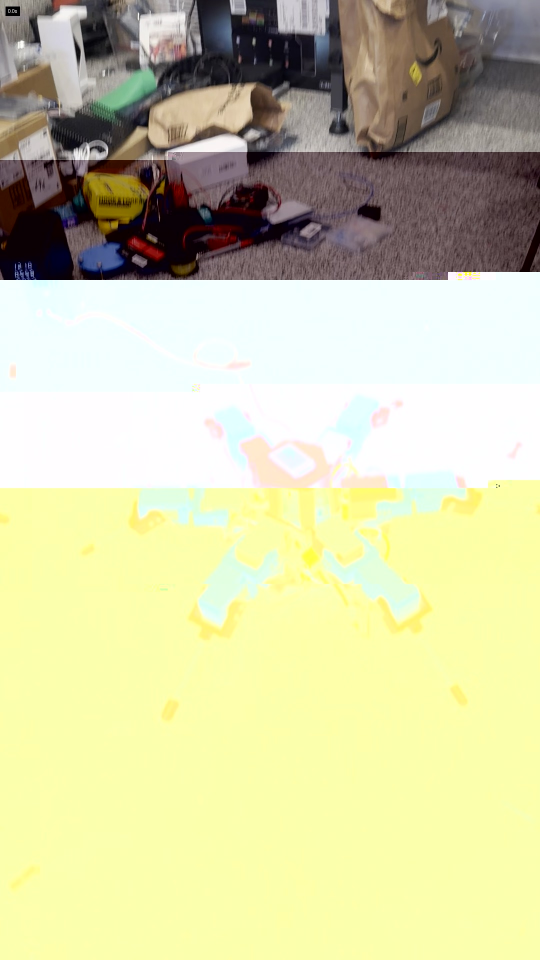
#> input picture hexapod_walker/prototype_sts3215/linux_control/artifacts/video_frames/IMG_3613_20260821_141654/IMG_3613_000.00s.jpg, 1080 x 1920 px (shown at 1/2 size)
$ python -i detect.py   (imports and definitions only)
#> lines starting #> are read from the running program, lines starting #| are printed output that depends on the picture; after the words box and inside, x2 and y2 are one past the last pixel; in counts of white or black regions, pixels touching at a corner belong together
#> further down, picture is the input picture: shape (1920, 1080, 3); mean B, G, R 165.6, 206.6, 207.3
"""Fast color-based hexapod detector for bench camera footage.

The robot is the only object in the bench scene that is a dense cluster of
red AND blue 3D-printed parts. Red alone (battery wires, tape measure) and
blue alone (tape on the floor sheet) both occur elsewhere, so the detector
scores connected regions of *red-blue proximity overlap*: dilate the red and
blue masks and look for places where both are present. Only the robot
produces a large overlap blob.

Runs at several hundred fps on a Mac CPU at the default work width.
"""

from dataclasses import dataclass

import cv2
import numpy as np

VERDICT_FULL = "full"          # robot found, bbox clear of frame edges
VERDICT_PARTIAL = "partial"    # robot found but touching a frame edge
VERDICT_NOT_VISIBLE = "not_visible"


@dataclass
class Detection:
    verdict: str
    # bbox in full-resolution pixel coords (x0, y0, x1, y1), or None
    box: tuple | None
    # overlap blob area in work-resolution pixels (confidence proxy)
    score: float


class RobotDetector:
    def __init__(
        self,
        work_width: int = 320,
        min_overlap_px: int = 40,
        edge_margin_frac: float = 0.015,
        sat_min: int = 110,
        val_min: int = 60,
    ):
        self.work_width = work_width
        self.min_overlap_px = min_overlap_px
        self.edge_margin_frac = edge_margin_frac
        self.sat_min = sat_min
        self.val_min = val_min
        # red/blue parts sit within ~1 body radius of each other
        self._prox_kernel = cv2.getStructuringElement(cv2.MORPH_ELLIPSE, (17, 17))
        self._grow_kernel = cv2.getStructuringElement(cv2.MORPH_ELLIPSE, (41, 41))
        self._open_kernel = cv2.getStructuringElement(cv2.MORPH_ELLIPSE, (3, 3))

    def masks(self, frame_bgr: np.ndarray) -> tuple[np.ndarray, np.ndarray, float]:
        """Red and blue masks at work resolution, plus the scale factor."""
        scale = self.work_width / frame_bgr.shape[1]
#> scale = 0.296
        small = cv2.resize(
            frame_bgr,
            (self.work_width, max(1, round(frame_bgr.shape[0] * scale))),
            interpolation=cv2.INTER_AREA,
        )
        hsv = cv2.cvtColor(small, cv2.COLOR_BGR2HSV)
#> hsv: shape (569, 320, 3); mean H, S, V 66.9, 64.5, 211.6
        h, s, v = hsv[..., 0], hsv[..., 1], hsv[..., 2]
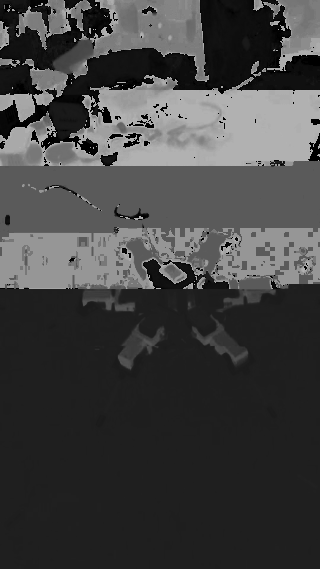
#> h: shape (569, 320); min 0, max 179, mean 66.9
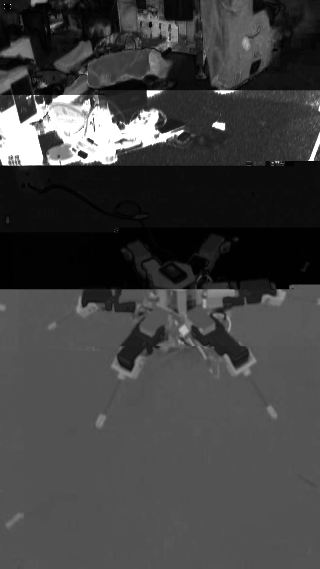
#> s: shape (569, 320); min 0, max 255, mean 64.5
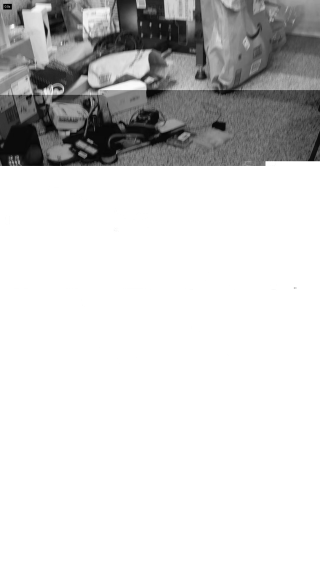
#> v: shape (569, 320); min 1, max 255, mean 211.6
        sv = (s > self.sat_min) & (v > self.val_min)
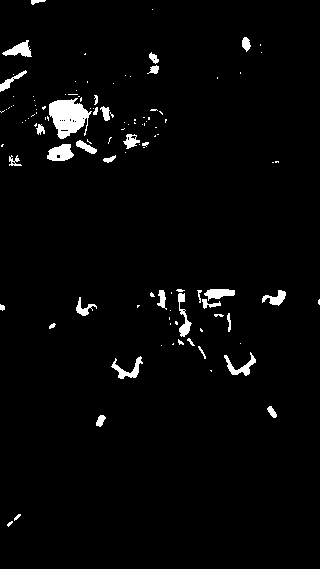
#> sv: shape (569, 320) bool; 2.7% white; 114 white regions (78 under 20 px), largest, box (x1, y1, x2, y2) and area: (49, 98, 92, 139) 1087, (47, 144, 74, 161) 327, (2, 40, 32, 57) 256
        red = (((h <= 8) | (h >= 172)) & sv).astype(np.uint8)
#> red: shape (569, 320); values 0 (black) and 1 (white), 0.34% white; 55 white regions (49 under 20 px), largest, box (x1, y1, x2, y2) and area: (123, 134, 140, 149) 137, (76, 140, 97, 154) 136, (100, 106, 110, 121) 91, (57, 98, 78, 103) 48, (31, 0, 46, 5) 43, (142, 142, 149, 147) 22
        blue = ((h >= 100) & (h <= 130) & sv).astype(np.uint8)
#> blue: shape (569, 320); values 0 (black) and 1 (white), 0.25% white; 7 white regions (4 under 20 px), largest, box (x1, y1, x2, y2) and area: (47, 144, 74, 161) 327, (9, 155, 22, 166) 69, (36, 124, 45, 134) 44
        red = cv2.morphologyEx(red, cv2.MORPH_OPEN, self._open_kernel)
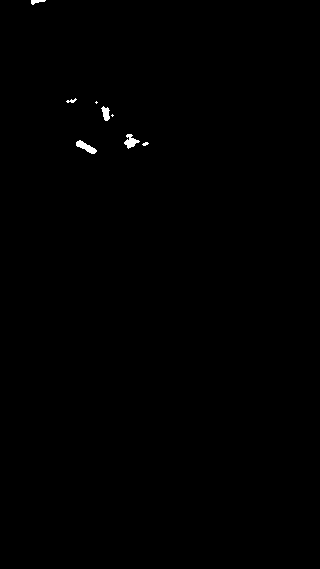
#> red: shape (569, 320); values 0 (black) and 1 (white), 0.24% white; 8 white regions (3 under 20 px), largest, box (x1, y1, x2, y2) and area: (76, 140, 97, 154) 134, (124, 134, 140, 149) 119, (101, 106, 110, 121) 86, (31, 0, 46, 5) 43, (66, 98, 77, 103) 27
        blue = cv2.morphologyEx(blue, cv2.MORPH_OPEN, self._open_kernel)
#> blue: shape (569, 320); values 0 (black) and 1 (white), 0.22% white; 6 white regions (4 under 20 px), largest, box (x1, y1, x2, y2) and area: (47, 144, 74, 161) 324, (37, 124, 44, 134) 39
        return red, blue, scale

    def detect(self, frame_bgr: np.ndarray) -> Detection:
        red, blue, scale = self.masks(frame_bgr)
#> scale = 0.296

        red_d = cv2.dilate(red, self._prox_kernel)
#> red_d: shape (569, 320); values 0 (black) and 1 (white), 1.7% white; 5 white regions, box (x1, y1, x2, y2) and area: (116, 126, 157, 157) 877, (87, 93, 122, 129) 778, (68, 132, 105, 162) 750, (58, 90, 85, 111) 420, (23, 0, 54, 13) 302
        blue_d = cv2.dilate(blue, self._prox_kernel)
#> blue_d: shape (569, 320); values 0 (black) and 1 (white), 1.1% white; 3 white regions, box (x1, y1, x2, y2) and area: (39, 136, 82, 169) 1108, (1, 149, 27, 174) 493, (26, 116, 52, 142) 484
        overlap = red_d & blue_d
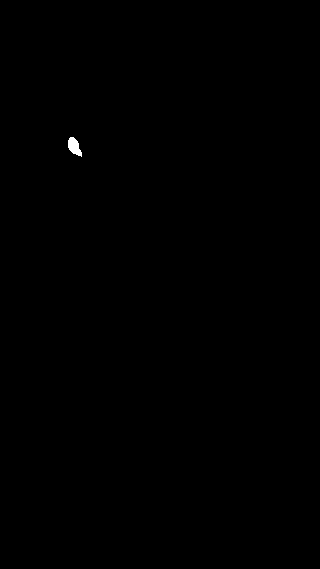
#> overlap: shape (569, 320); values 0 (black) and 1 (white), 0.1% white; 1 white region, box (x1, y1, x2, y2) and area: (68, 137, 82, 157) 173

        n, labels, stats, _ = cv2.connectedComponentsWithStats(overlap, connectivity=8)
#> n = 2; stats = [[0, 0, 320, 569, 181907], [68, 137, 14, 20, 173]]
        if n < 2:
            return Detection(VERDICT_NOT_VISIBLE, None, 0.0)
        areas = stats[1:, cv2.CC_STAT_AREA]
#> areas = [173]
        best = 1 + int(np.argmax(areas))
#> best = 1
        score = float(areas[best - 1])
#> score = 173
        if score < self.min_overlap_px:
            return Detection(VERDICT_NOT_VISIBLE, None, score)

        # grow the winning overlap blob and collect the raw red/blue pixels
        # that belong to the robot (legs stick out past the overlap zone)
        seed = (labels == best).astype(np.uint8)
        region = cv2.dilate(seed, self._grow_kernel)
#> region: shape (569, 320); values 0 (black) and 1 (white), 1.4% white; 1 white region, box (x1, y1, x2, y2) and area: (48, 117, 102, 177) 2498
        robot_px = ((red | blue) & region).astype(bool)
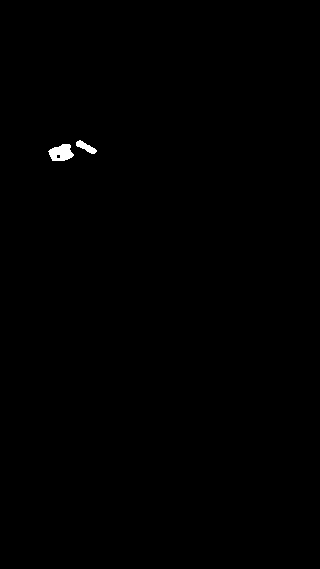
#> robot_px: shape (569, 320) bool; 0.24% white; 2 white regions, box (x1, y1, x2, y2) and area: (48, 144, 74, 161) 309, (76, 140, 97, 154) 134
        ys, xs = np.nonzero(robot_px)
#> ys = 443 values from 140 to 160; xs = 443 values, max 96 at index 219, min 48 at index 220, mean 68.32
        x0, x1 = xs.min(), xs.max()
#> x0 = 48; x1 = 96
        y0, y1 = ys.min(), ys.max()
#> y0 = 140; y1 = 160

        hh, ww = red.shape
#> hh = 569; ww = 320
        margin = max(2, round(self.edge_margin_frac * ww))
#> margin = 5
        partial = x0 <= margin or y0 <= margin or x1 >= ww - 1 - margin or y1 >= hh - 1 - margin
#> partial = False
        box = tuple(round(c / scale) for c in (x0, y0, x1 + 1, y1 + 1))
#> box = (162, 472, 327, 543)
        return Detection(VERDICT_PARTIAL if partial else VERDICT_FULL, box, score)


def annotate(frame_bgr: np.ndarray, det: Detection) -> np.ndarray:
    out = frame_bgr.copy()
    color = {
        VERDICT_FULL: (0, 200, 0),
        VERDICT_PARTIAL: (0, 165, 255),
        VERDICT_NOT_VISIBLE: (0, 0, 255),
    }[det.verdict]
    if det.box is not None:
        x0, y0, x1, y1 = det.box
        cv2.rectangle(out, (x0, y0), (x1, y1), color, 2)
    cv2.putText(out, det.verdict, (12, 34), cv2.FONT_HERSHEY_SIMPLEX, 1.0, color, 2)
    return out

>>> import cv2
>>> picture = cv2.imread('../linux_control/artifacts/video_frames/IMG_3613_20260821_141654/IMG_3613_000.00s.jpg')
>>> result = RobotDetector().detect(picture)

$ run again, on hexapod_walker/prototype_sts3215/linux_control/artifacts/video_frames/IMG_3613_20260821_141654/IMG_3613_016.00s.jpg
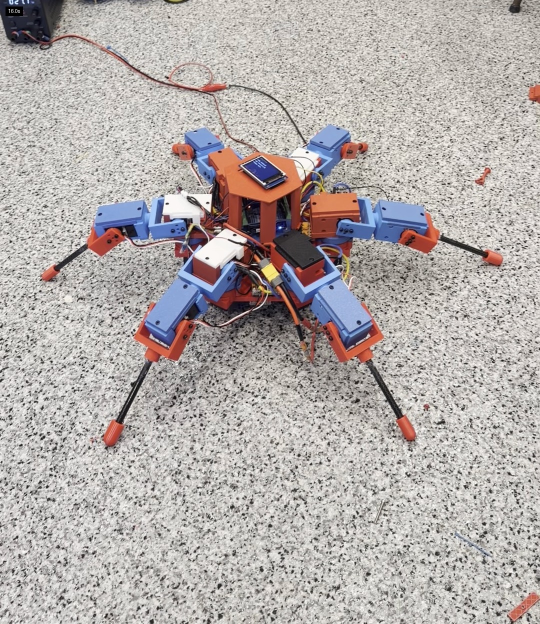
#> input picture hexapod_walker/prototype_sts3215/linux_control/artifacts/video_frames/IMG_3613_20260821_141654/IMG_3613_016.00s.jpg, 1080 x 1248 px (shown at 1/2 size)
#> picture is the input picture: shape (1248, 1080, 3); mean B, G, R 171.5, 173.4, 179.6
#> hsv: shape (370, 320, 3); mean H, S, V 26.6, 23.6, 182.9
#> sv: shape (370, 320) bool; 6.5% white; 73 white regions (46 under 20 px), largest, box (x1, y1, x2, y2) and area: (119, 88, 260, 167) 3370, (80, 157, 160, 215) 1039, (51, 121, 111, 151) 609
#> in detect, `red, blue, scale = self.masks(frame_bgr)`: scale = 0.296
#> red_d: shape (370, 320); values 0 (black) and 1 (white), 15.5% white; 13 white regions, largest, box (x1, y1, x2, y2) and area: (94, 78, 235, 223) 10569, (72, 181, 124, 223) 1526, (228, 121, 268, 158) 1020
#> blue_d: shape (370, 320); values 0 (black) and 1 (white), 9.1% white; 6 white regions, box (x1, y1, x2, y2) and area: (49, 110, 150, 212) 4020, (160, 110, 261, 211) 3784, (103, 74, 140, 115) 992, (175, 75, 210, 111) 875, (138, 88, 173, 115) 678, (156, 123, 180, 148) 426
#> overlap: shape (370, 320); values 0 (black) and 1 (white), 6.4% white; 11 white regions (1 under 20 px), largest, box (x1, y1, x2, y2) and area: (160, 116, 221, 211) 2395, (96, 126, 150, 190) 1513, (81, 181, 124, 212) 704
#> in detect, `n, labels, stats, _ = cv2.connectedComponentsWithStats(overlap, connec..`:
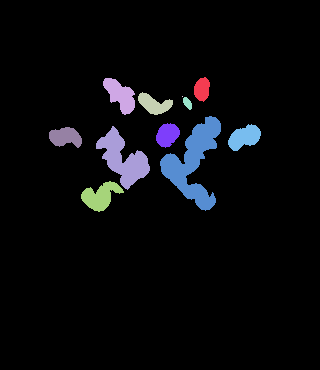
#> labels: shape (370, 320) int32; 12 distinct labels, from 0 to 11; one colour per label, 0 black
#> n = 12; stats = [[0, 0, 320, 370, 110820], [194, 77, 16, 25, 299], [103, 78, 32, 37, 668], [138, 92, 35, 23, 439], [182, 96, 1, 1, 1], [183, 97, 9, 13, 77], [160, 116, 61, 95, 2395], [156, 123, 24, 25, 424], [228, 124, 33, 27, 571], [49, 127, 33, 21, 489], [96, 126, 54, 64, 1513], [81, 181, 43, 31, 704]]
#> areas = [299, 668, 439, 1, 77, 2395, 424, 571, 489, 1513, 704]
#> best = 6
#> score = 2395
#> seed: shape (370, 320); values 0 (black) and 1 (white), 2% white; 1 white region, box (x1, y1, x2, y2) and area: (160, 116, 221, 211) 2395
#> region: shape (370, 320); values 0 (black) and 1 (white), 7.9% white; 1 white region, box (x1, y1, x2, y2) and area: (140, 96, 241, 231) 9321
#> in detect, `robot_px = ((red | blue) & region).astype(bool)`:
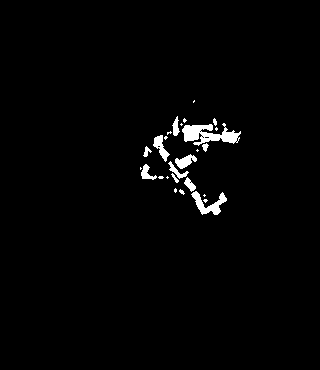
#> robot_px: shape (370, 320) bool; 1.8% white; 26 white regions (14 under 20 px), largest, box (x1, y1, x2, y2) and area: (182, 123, 241, 146) 708, (191, 191, 227, 215) 348, (153, 135, 170, 162) 188
#> ys = 2084 values from 100 to 214; xs = 2084 values, max 240 at index 336, min 140 at index 1343, mean 191.1
#> x0 = 140; x1 = 240
#> y0 = 100; y1 = 214
#> partial = False
#> box = (472, 338, 813, 726)

$ run again, on hexapod_walker/prototype_sts3215/linux_control/artifacts/video_frames/IMG_3613_20260821_141654/IMG_3613_024.00s.jpg
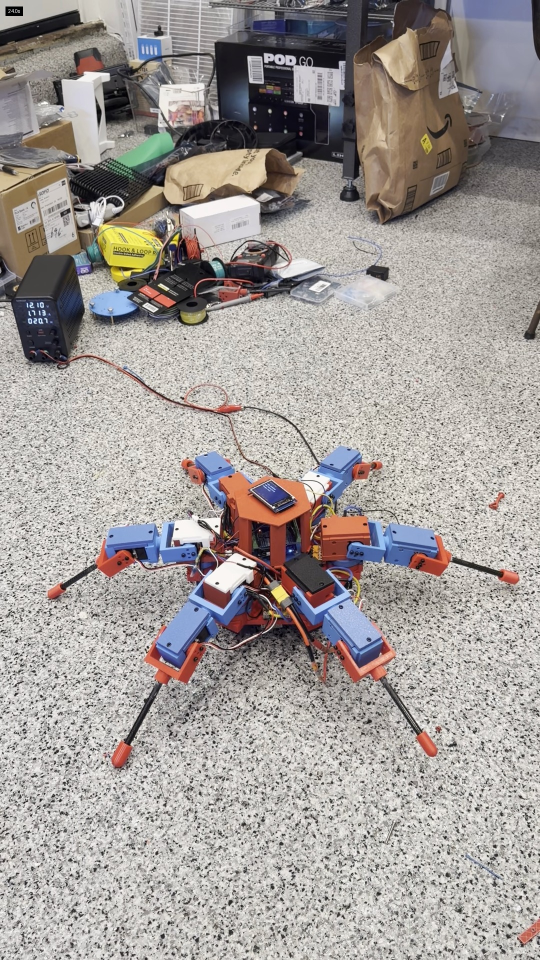
#> input picture hexapod_walker/prototype_sts3215/linux_control/artifacts/video_frames/IMG_3613_20260821_141654/IMG_3613_024.00s.jpg, 1080 x 1920 px (shown at 1/2 size)
#> picture is the input picture: shape (1920, 1080, 3); mean B, G, R 153.2, 156.4, 162.2
#> hsv: shape (569, 320, 3); mean H, S, V 37.4, 29, 165.7
#> sv: shape (569, 320) bool; 5.6% white; 224 white regions (176 under 20 px), largest, box (x1, y1, x2, y2) and area: (125, 280, 267, 361) 3262, (86, 349, 165, 405) 979, (57, 127, 96, 169) 872
#> in detect, `red, blue, scale = self.masks(frame_bgr)`: scale = 0.296
#> red_d: shape (569, 320); values 0 (black) and 1 (white), 11.3% white; 16 white regions, largest, box (x1, y1, x2, y2) and area: (100, 265, 240, 412) 10350, (78, 372, 130, 413) 1503, (235, 310, 275, 349) 1077
#> blue_d: shape (569, 320); values 0 (black) and 1 (white), 7% white; 10 white regions, largest, box (x1, y1, x2, y2) and area: (166, 302, 265, 400) 3694, (55, 306, 154, 386) 3238, (142, 4, 207, 29) 1301
#> overlap: shape (569, 320); values 0 (black) and 1 (white), 3.9% white; 11 white regions, largest, box (x1, y1, x2, y2) and area: (166, 308, 227, 400) 2332, (105, 317, 154, 381) 1375, (113, 271, 142, 308) 629
#> labels: shape (569, 320) int32; 12 distinct labels, from 0 to 11
#> n = 12; stats = [[0, 0, 320, 569, 175004], [113, 271, 29, 37, 629], [201, 270, 15, 22, 247], [147, 285, 31, 22, 360], [189, 289, 9, 13, 83], [166, 308, 61, 92, 2332], [105, 317, 49, 64, 1375], [235, 316, 30, 27, 529], [55, 318, 33, 21, 496], [162, 319, 21, 21, 329], [111, 372, 19, 14, 135], [87, 377, 31, 26, 561]]
#> areas = [629, 247, 360, 83, 2332, 1375, 529, 496, 329, 135, 561]
#> best = 5
#> score = 2332
#> seed: shape (569, 320); values 0 (black) and 1 (white), 1.3% white; 1 white region, box (x1, y1, x2, y2) and area: (166, 308, 227, 400) 2332
#> region: shape (569, 320); values 0 (black) and 1 (white), 5.1% white; 1 white region, box (x1, y1, x2, y2) and area: (146, 288, 247, 420) 9245
#> in detect, `robot_px = ((red | blue) & region).astype(bool)`:
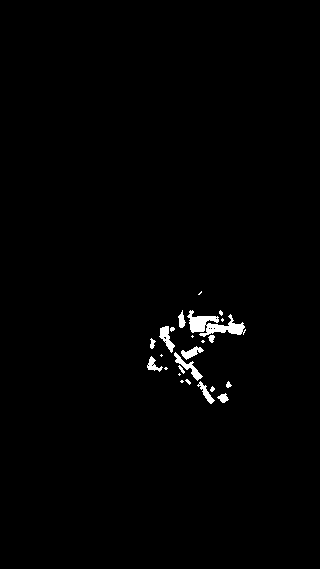
#> robot_px: shape (569, 320) bool; 1.1% white; 24 white regions (12 under 20 px), largest, box (x1, y1, x2, y2) and area: (187, 310, 246, 337) 734, (174, 352, 203, 381) 210, (159, 326, 175, 353) 189
#> ys = 1916 values from 291 to 403; xs = 1916 values, max 245 at index 712, min 147 at index 1425, mean 196.4
#> x0 = 147; x1 = 245
#> y0 = 291; y1 = 403
#> partial = False
#> box = (496, 982, 830, 1364)
